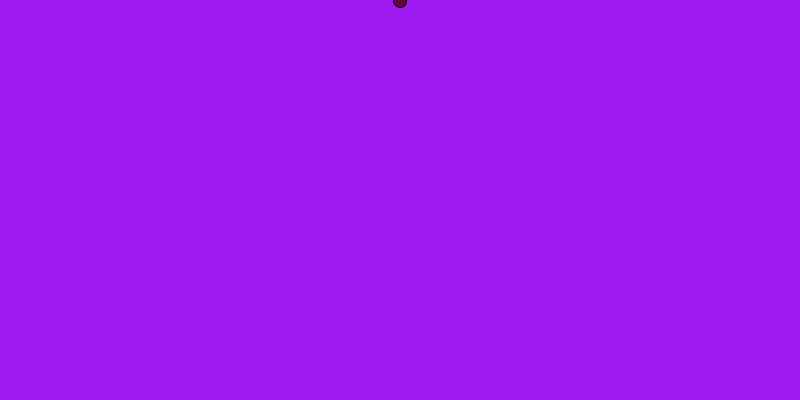
Frame 1 (no input)
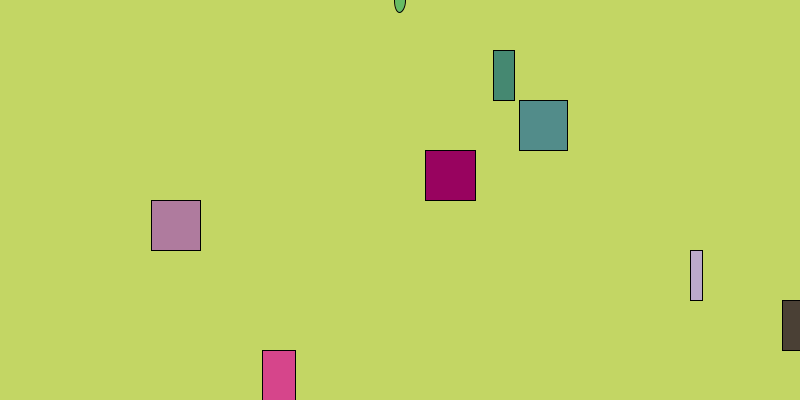
Frame 60 (the mouse pressed at the canvas centre just before this capture)
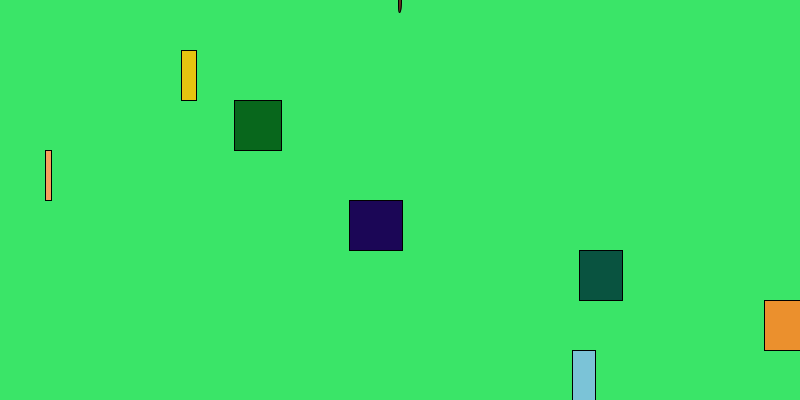
Frame 120 (the mouse held since frame 60 and released just before this capture)

The Processing sketch that drew these frames (run headless with seeded random() and noise(); from frame 60 on, the mouse is pressed at the canvas centre):

// Processing sketch: sketch_161013a
// ── sketch_161013a.pde
int hopdist = 20;
int frogx = 400;
int frogy = 0;
Car car1 = new Car(800, 50, random (75) + 23, random(20)); 
Car car2 = new Car(800, 100, random (75) + 23, random(20)); 
Car car3 = new Car(800, 150, random (75) + 23, random(20)); 
Car car4 = new Car(800, 200, random (75) + 23, random(20)); 
Car car5 = new Car(800, 250, random (75) + 23, random(20));
Car car6 = new Car(800, 300, random (75) + 23, random(20)); 
Car car7 = new Car(800, 350, random (75) + 23, random(20)); 
void setup(){
  size(800,400);
  
}
void draw(){
  background(random(255), random(255), random(255));
  fill(random(255), random(255), random(255));
  ellipse(frogx, frogy, random(35) -2, random(35) -2);
  println(mouseX);
  println(frogx);
  car1.display();
  car2.display();
  car3.display();
  car4.display();
  car5.display();
  car6.display();
  car7.display();
  car1.carMove();
  car2.carMove();
  car3.carMove();
  car4.carMove();
  car5.carMove();
  car6.carMove();
  car7.carMove();
  intersects(car1);
  intersects(car2);
  intersects(car3);
  intersects(car4);
  intersects(car5);
  intersects(car6);
  intersects(car7);
  if(frogy >= 375){
    println("You Won");
   text( "You Won", frogx - 80, frogy); 
  textSize(40); 

  }
}
class Car{
  
  float carX;
  int carY;
  float carSize;
  float carSpeed; 
  float getX() {
    return carX;
  }int getY() {
    return carY;
  }float getSize() {
    return carSize;
  }void gameOver(){
    
    
  }
  Car( float carX, int carY, float carSize, float carSpeed){
    this.carX = carX;
    this.carY = carY;
    this.carSize = carSize;
    this.carSpeed = carSpeed;
  }
  void display() 
  {
    fill(random(255),random(255),random(255));
    rect(carX, carY, random(75), 50);
  }
  void carMove(){
    carX -= carSpeed;
    if(carX <= -carSize){
     carX = 800;
    }else if(carX >= 800 && carSpeed <= 0){
      carX = -carSize;
      
    }
    
  }
}
void keyPressed()
{
  if(key == CODED){
      if(keyCode == UP)
      {
      frogy -= hopdist;//Frog Y position goes up
      frogOut();
      }
      else if(keyCode == DOWN)
      {
        frogy += hopdist;//Frog Y position goes down 
        frogOut();
      }
      else if(keyCode == RIGHT)
      {
       frogx += hopdist;//Frog X position goes right
       frogOut();
      }
      else if(keyCode == LEFT)
      {
        frogx -= hopdist;//Frog X position goes left
        frogOut();
      }
   }
}void frogOut(){
  if(frogx <= 0){
    frogx += hopdist;
    println("test");
  }else if(frogx >= 800){
    frogx -= hopdist;
    
  }else if(frogy <= 0){
    frogy += hopdist;
    
  }else if(frogy >= 400){
    frogy -= hopdist;
  }
  
}
boolean intersects(Car car) {
if ((frogy > car.getY() && frogy < car.getY()+50) && (frogx > car.getX() && frogx < car.getX()+car.getSize())){
  frogy = 0;
    return true;
}
    else {
        return false;
    }
}
